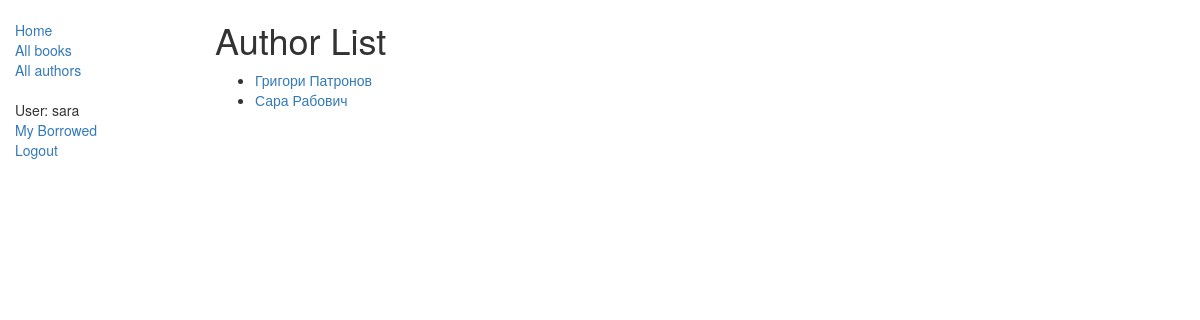
Page /catalog/authors/ (signed in) on the earlier database version.
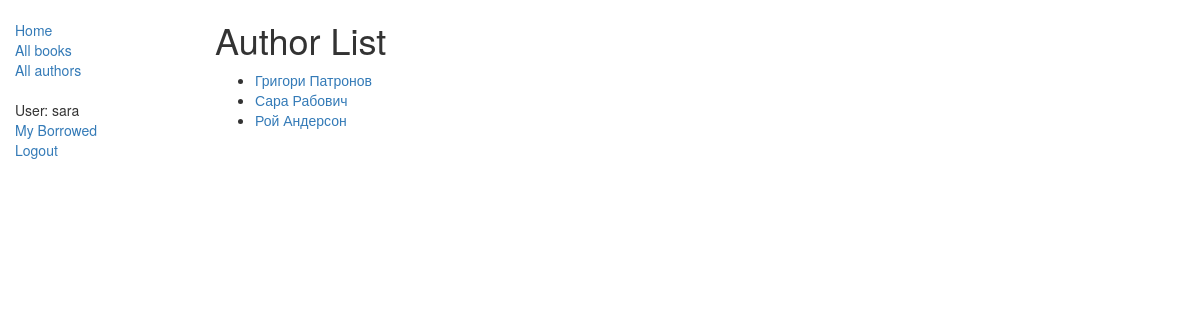
Same page on the later database version.
### catalog/models.py (models this page shows, shortened)
class Author(models.Model):
    first_name = models.CharField(max_length=100)
    last_name = models.CharField(max_length=100)
    date_of_birth = models.DateField(null=True, blank=True)
    date_of_death = models.DateField('died', null=True, blank=True)
    def get_absolute_url(self):
        return reverse('author-detail', args=[str(self.id)])
    class Meta:
        permissions = (("can_add_author", "Can add an author"),("can_delete_author", "Can delete an author"),("can_update_author", "Can change an author"),)

### catalog/views.py (the view)
# urls.py: path('authors/', views.AuthorListView.as_view(), name='authors'),
class AuthorListView(generic.ListView):
    model = Author
    paginate_by = 10

### catalog/templates/catalog/author_list.html (shortened to what this page needs)
{% extends "layout/base_generic.html" %}
{% block content %}
    <h1>Author List</h1>
    {% if author_list %}
    <ul>
      {% for author in author_list %}
      <li>
        <a href="{{ author.get_absolute_url }}">{{ author.first_name }} {{ author.last_name }}</a>
      </li>
      {% endfor %}
    </ul>
    {% else %}
      <p>There are no authors in the library.</p>
    {% endif %}
{% endblock %}

Differences in the rows shown:
added Author: first_name "Рой", last_name "Андерсон"
